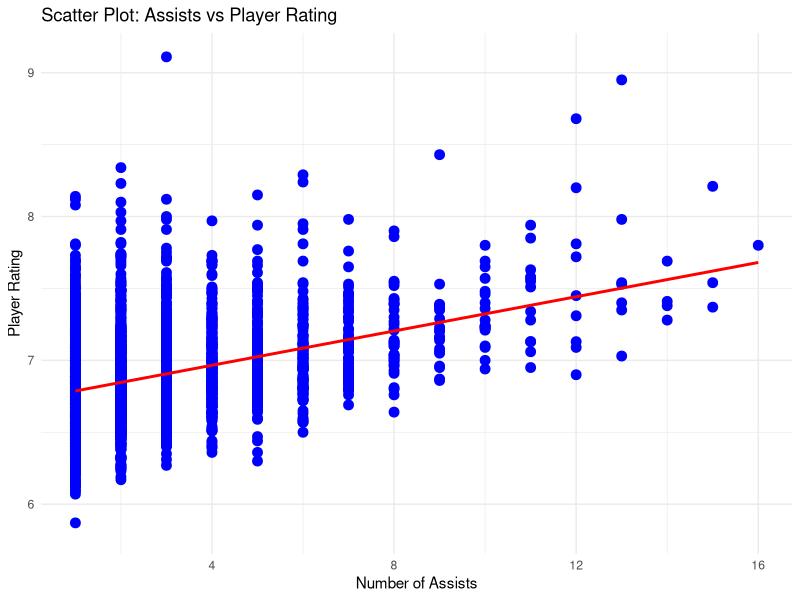
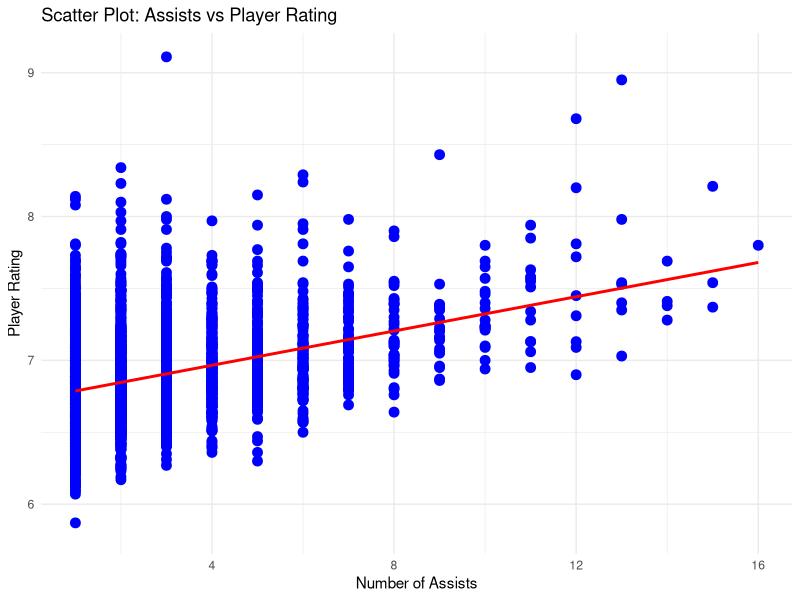
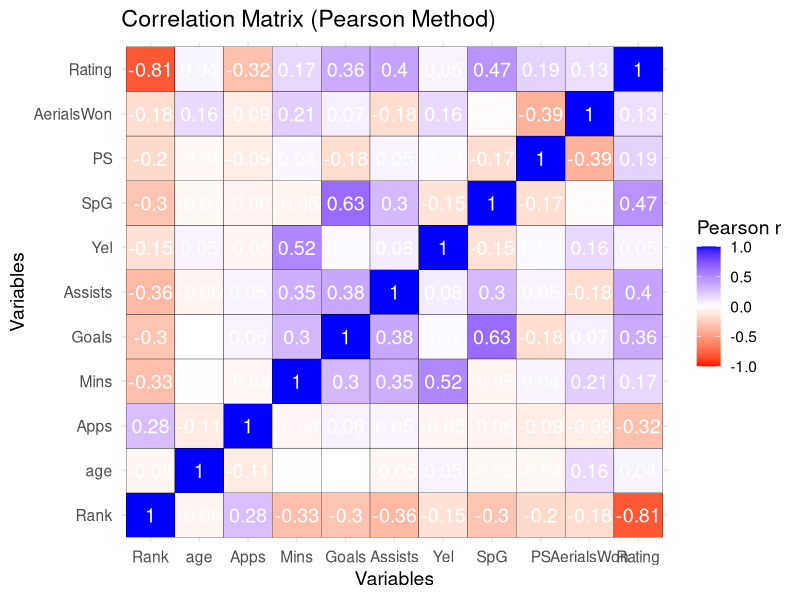

Recreate these plots in R, in order.
library(tidyverse)
players_data <- read.csv("Players_Score.csv")

# Check the original dataset
cat("=== ORIGINAL DATASET ===\n")
cat("Total rows:", nrow(players_data), "\n")
cat("Total columns:", ncol(players_data), "\n")
cat("Column names:", paste(names(players_data), collapse=", "), "\n\n")

# Check for duplicates
duplicates_count <- sum(duplicated(players_data))
cat("=== DUPLICATE ANALYSIS ===\n")
cat("Number of duplicate rows:", duplicates_count, "\n")
cat("Percentage of duplicates:", round(duplicates_count/nrow(players_data)*100, 2), "%\n\n")

# Remove duplicates
players_clean <- players_data %>%
  distinct()

# Check the cleaned dataset
cat("=== CLEANED DATASET ===\n")
cat("Rows after cleaning:", nrow(players_clean), "\n")
cat("Rows removed:", nrow(players_data) - nrow(players_clean), "\n\n")

# 3. CONVERT TO NUMERIC
players_clean$Assists <- as.numeric(as.character(players_clean$Assists))
players_clean$Rating <- as.numeric(as.character(players_clean$Rating))
players_clean$age <- as.numeric(as.character(players_clean$age))
players_clean$Goals <- as.numeric(as.character(players_clean$Goals))

cat("=== DATA TYPE CHECK ===\n")
cat("Assists type:", class(players_clean$Assists), "\n")
cat("Rating type:", class(players_clean$Rating), "\n\n")

# 4. NOW USE CLEANED DATA FOR EVERYTHING!
cat("\n=== SUMMARY STATISTICS ===\n")
summary(players_clean)  

# Specific statistics for our variables of interest
cat("\n=== ASSISTS STATISTICS ===\n")
cat("Mean:", mean(players_clean$Assists, na.rm = TRUE), "\n")
cat("Median:", median(players_clean$Assists, na.rm = TRUE), "\n")
cat("SD:", sd(players_clean$Assists, na.rm = TRUE), "\n")
cat("Min:", min(players_clean$Assists, na.rm = TRUE), "\n")
cat("Max:", max(players_clean$Assists, na.rm = TRUE), "\n")

cat("\n=== RATING STATISTICS ===\n")
cat("Mean:", mean(players_clean$Rating, na.rm = TRUE), "\n")
cat("Median:", median(players_clean$Rating, na.rm = TRUE), "\n")
cat("SD:", sd(players_clean$Rating, na.rm = TRUE), "\n")
cat("Min:", min(players_clean$Rating, na.rm = TRUE), "\n")
cat("Max:", max(players_clean$Rating, na.rm = TRUE), "\n")

# 5. PREPARE FOR CORRELATION
# Remove rows with missing values in Assists or Rating
analysis_data <- players_clean %>%
  filter(!is.na(Assists) & !is.na(Rating))

cat("\n=== SAMPLE SIZE FOR CORRELATION ===\n")
cat("Players with complete data:", nrow(analysis_data), "\n")
cat("Players excluded (missing data):", nrow(players_clean) - nrow(analysis_data), "\n")

# 6. CORRELATION ANALYSIS
cat("\n=== PEARSON CORRELATION ANALYSIS ===\n")

# Calculate Pearson correlation coefficient
correlation_result <- cor.test(analysis_data$Assists, 
                               analysis_data$Rating, 
                               method = "pearson")

# Display results
cat("\n--- Correlation Test Results ---\n")
print(correlation_result)

# Extract key values
r_value <- correlation_result$estimate
p_value <- correlation_result$p.value
confidence_interval <- correlation_result$conf.int

cat("\n--- KEY FINDINGS ---\n")
cat("Pearson's r:", round(r_value, 3), "\n")
cat("R-squared:", round(r_value^2, 3), "\n")
cat("P-value:", format(p_value, scientific = TRUE), "\n")
cat("95% Confidence Interval: [", round(confidence_interval[1], 3), ",", 
    round(confidence_interval[2], 3), "]\n")
cat("Sample size (n):", nrow(analysis_data), "\n")

# =====================================================
# SAFE NUMERIC CONVERSION
# Converts only character columns containing numbers
# =====================================================

clean_numeric <- function(x) {
  x <- gsub("[^0-9.-]", "", x)  # keep digits, minus, dot
  suppressWarnings(as.numeric(x))
}

players_clean <- players_clean %>%
  mutate(across(
    .cols = where(~ is.character(.) && mean(grepl("[0-9]", .)) > 0.5),
    .fns = clean_numeric
  ))


cat("=== STRUCTURE AFTER CLEANING ===\n")
str(players_clean)

# =====================================================
# SCATTER PLOT: ASSISTS vs RATING
# =====================================================
scatter_plot <- ggplot(players_clean, aes(x = Assists, y = Rating)) +
  geom_point(color = "blue", size = 3) +
  geom_smooth(method = "lm", se = FALSE, color = "red") +
  labs(
    title = "Scatter Plot: Assists vs Player Rating",
    x = "Number of Assists",
    y = "Player Rating"
  ) +
  theme_minimal()

# Print result
print(scatter_plot)

# Save plot as image
ggsave(
  filename = "scatter_plot_assists_vs_rating.png",
  plot = scatter_plot,
  width = 10,
  height = 7,
  dpi = 150
)

cat("\nPlot saved as: scatter_plot_assists_vs_rating.png\n")


# Select only numeric columns for correlation
numeric_data <- players_clean %>% 
  select(where(is.numeric))

# Create correlation matrix
cor_matrix <- cor(numeric_data, use = "complete.obs")

# Convert to long format for ggplot
cor_melt <- reshape2::melt(cor_matrix)

# Save PNG file
png("correlation_matrix.png", width = 800, height = 600)

ggplot(cor_melt, aes(Var1, Var2, fill = value)) +
  geom_tile(color = "black") +
  geom_text(aes(label = round(value, 2)), color = "white", size = 5) +
  scale_fill_gradient2(
    low = "red", high = "blue", mid = "white",
    midpoint = 0, limit = c(-1, 1), name = "Pearson r"
  ) +
  labs(
    title = "Correlation Matrix (Pearson Method)",
    x = "Variables", y = "Variables"
  ) +
  theme_minimal(base_size = 14)

dev.off()
cat("PNG saved as: correlation_matrix.png\n")